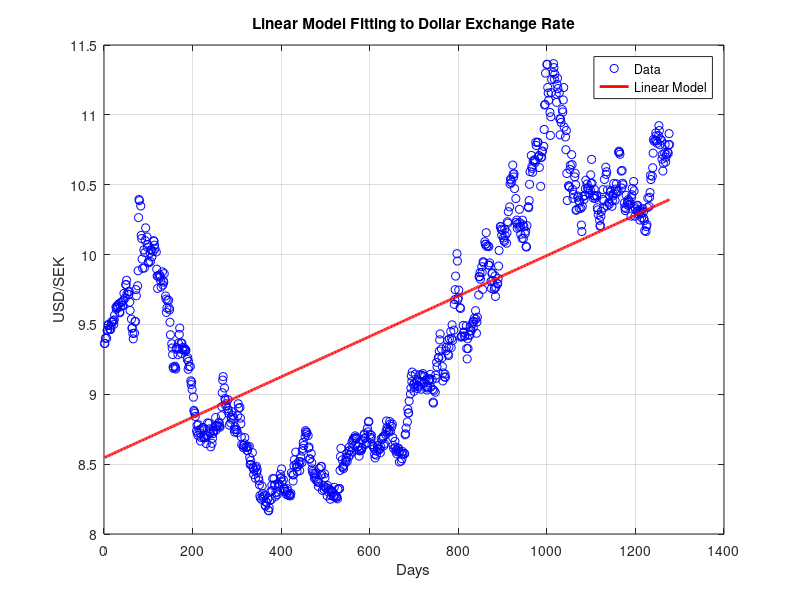
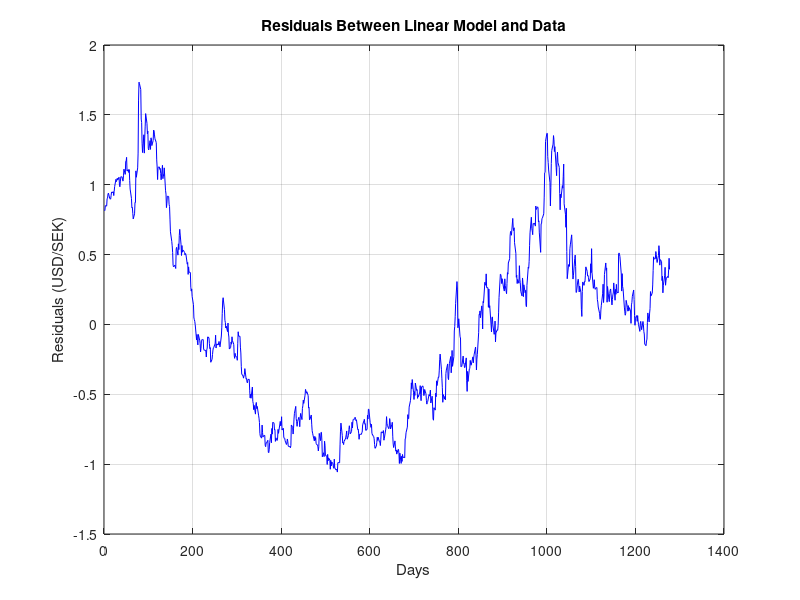
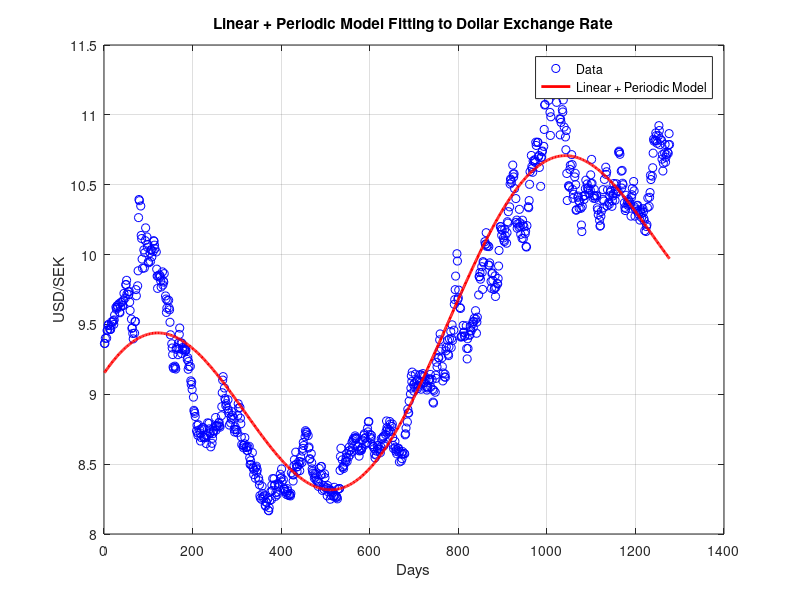
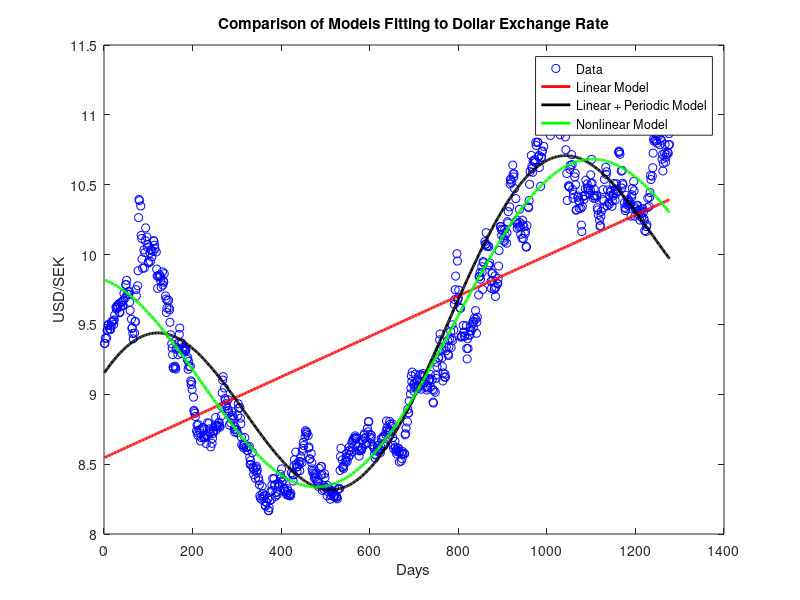

Write the MATLAB code that produced these figures, in order.
%%% The code models the trend in USDSEK Forex chart over the past 1000+
%%% days. Ititialy with a linear fit to later use a model and finaly solve
%%% it a third way using gauss-Newtons method. From visual annalysis the
%%% period appers to  be 919 days, but use 920 in the guess, whih later
%%% is shown to be 1143 from G-N method


% Close all figures, clear all variables from workspace, and clear command window
close all;
clear variables;
clc;

%% Load Data
% Load the data from 'dollarkurs.mat', which should contain variables 'day' and 'USDSEK'
load('dollarkurs.mat');  % Ensure 'day' and 'USDSEK' variables are in the file

% Get the number of data points
N = length(day);  % Number of data points

%% Task a: Linear Model Fitting
% Task a: Fit a linear model to the data: USDSEK = c0 + c1 * day
% Construct the design matrix A for linear regression with intercept (c0) and slope (c1)
A = [ones(N, 1), day];

% Solve the normal equations to find the least squares solution for coefficients c0 and c1
coeffs = A \ USDSEK;
c0 = coeffs(1);  % Intercept
c1 = coeffs(2);  % Slope

% Compute the fitted values using the linear model
g_linear = A * coeffs;

% Compute the mean squared error (MSE) of the linear model
E_linear = mean((USDSEK - g_linear).^2);

% Display the results
fprintf('TASK A - Linear Model Coefficients:\n');
fprintf('c0 = %.6f, c1 = %.6f\n', c0, c1);
fprintf('Mean Squared Error: E = %.6f\n\n', E_linear);

% Plot the original data and the fitted linear model
figure;
plot(day, USDSEK, 'bo', 'DisplayName', 'Data');  % Original data points
hold on;
plot(day, g_linear, 'r-', 'LineWidth', 2, 'DisplayName', 'Linear Model');  % Linear fit
xlabel('Days');
ylabel('USD/SEK');
title('Linear Model Fitting to Dollar Exchange Rate');
legend('Location', 'best');
grid on;
hold off;

%% Task b: Linear + Periodic Model Fitting
% Task b: Fit a model that includes both linear and periodic components
% The model is: USDSEK = d0 + d1 * day + d2 * sin(2*pi*day/L) + d3 * cos(2*pi*day/L)
% where L is the period of the periodic component
% We will use a fixed period L for this task

% Compute the residuals from the linear model
residuals_linear = USDSEK - g_linear;

% Plot the residuals to observe any periodic behavior
figure;
plot(day, residuals_linear, 'b-');
xlabel('Days');
ylabel('Residuals (USD/SEK)');
title('Residuals Between Linear Model and Data');
grid on;

% Initial guess for the period L of the periodic component (e.g., from observing the residual plot)
L = 920;  % Initial guess for the period (in days)

% Construct the design matrix A_periodic including the periodic components
A_periodic = [ones(N, 1), day, sin(2 * pi * day / L), cos(2 * pi * day / L)];

% Solve the normal equations to find the least squares solution for coefficients d0, d1, d2, d3
coeffs_periodic = A_periodic \ USDSEK;
d0 = coeffs_periodic(1);  % Intercept
d1 = coeffs_periodic(2);  % Linear term coefficient
d2 = coeffs_periodic(3);  % Coefficient for sine term
d3 = coeffs_periodic(4);  % Coefficient for cosine term

% Compute the fitted values using the linear + periodic model
g_periodic = A_periodic * coeffs_periodic;

% Compute the mean squared error (MSE) of the linear + periodic model
E_periodic = mean((USDSEK - g_periodic).^2);

% Display the results
fprintf('TAKS B - Linear + Periodic Model Coefficients:\n');
fprintf('d0 = %.6f, d1 = %.6f, d2 = %.6f, d3 = %.6f\n', d0, d1, d2, d3);
fprintf('Mean Squared Error: E = %.6f\n\n', E_periodic);

% Plot the original data and the fitted linear + periodic model
figure;
plot(day, USDSEK, 'bo', 'DisplayName', 'Data');  % Original data points
hold on;
plot(day, g_periodic, 'r-', 'LineWidth', 2, 'DisplayName', 'Linear + Periodic Model');  % Fitted model
xlabel('Days');
ylabel('USD/SEK');
title('Linear + Periodic Model Fitting to Dollar Exchange Rate');
legend('Location', 'best');
grid on;
hold off;

%% Task c: Nonlinear Model Fitting using Gauss-Newton Method
% Task c: Improve the model by fitting the period L as a parameter using the Gauss-Newton method
% The model is now nonlinear in L: USDSEK = d0 + d1*day + d2*sin(2*pi*day/L) + d3*cos(2*pi*day/L)
% We will use the Gauss-Newton method to find the optimal parameters including L

fprintf('TASK C \n')

% Initialize parameters for nonlinear optimization
params = [d0, d1, d2, d3, L];  % Initial guesses for d0, d1, d2, d3, L
tol = 1e-10;  % Tolerance for convergence
max_iter = 100;  % Maximum number of iterations

% Begin Gauss-Newton iteration for nonlinear least squares fitting
for iter = 1:max_iter
    % Extract current parameter estimates
    d0 = params(1);
    d1 = params(2);
    d2 = params(3);
    d3 = params(4);
    L = params(5);
    
    % Compute the angle for the sine and cosine terms
    angle = 2 * pi * day / L;
    sin_angle = sin(angle);
    cos_angle = cos(angle);
    
    % Compute the model predictions using current parameters
    g_nonlinear = d0 + d1 * day + d2 * sin_angle + d3 * cos_angle;
    
    % Compute the residuals between observed data and model predictions
    residuals = USDSEK - g_nonlinear;
    
    % Compute the Jacobian matrix J with partial derivatives with respect to each parameter
    % The Jacobian matrix has dimensions N x 5, where N is the number of data points
    % Partial derivatives:
    %   - with respect to d0: 1
    %   - with respect to d1: day
    %   - with respect to d2: sin_angle
    %   - with respect to d3: cos_angle
    %   - with respect to L:
    %     ∂g/∂L = - (2πday / L^2) * (d2 * cos_angle - d3 * sin_angle)
    J = [ones(N, 1), ...                                % Partial derivative w.r.t d0
         day, ...                                       % Partial derivative w.r.t d1
         sin_angle, ...                                 % Partial derivative w.r.t d2
         cos_angle, ...                                 % Partial derivative w.r.t d3
         (-2 * pi * day .* (d2 * cos_angle - d3 * sin_angle)) / (L^2)];  % Partial derivative w.r.t L
         
    % Compute the Gauss-Newton update step delta
    delta = (J' * J) \ (J' * residuals);
    
    % Update the parameters
    params = params + delta';
    
    % Check for convergence
    if norm(delta) < tol
        fprintf('Gauss-Newton converged in %d iterations.\n\n', iter);
        break;
    end
end

% Check if the algorithm did not converge within the maximum iterations
if iter == max_iter
    warning('Gauss-Newton did not converge within the maximum number of iterations.');
end

% Extract the optimized parameters after convergence
d0 = params(1);
d1 = params(2);
d2 = params(3);
d3 = params(4);
L = params(5);

% Display the final optimized parameters
fprintf('TASK C - Nonlinear Model Coefficients:\n');
fprintf('d0 = %.6f\n', d0);
fprintf('d1 = %.6f\n', d1);
fprintf('d2 = %.6f\n', d2);
fprintf('d3 = %.6f\n', d3);
fprintf('L = %.6f\n', L);

% Compute the final fitted values using the optimized parameters
angle_final = 2 * pi * day / L; %Inside bracket in the formula g_final
g_final = d0 + d1 * day + d2 * sin(angle_final) + d3 * cos(angle_final);

% Compute the mean squared error (MSE) of the final model
E_final = mean((USDSEK - g_final).^2);
fprintf('Mean Squared Error: E = %.6f\n', E_final);

% Plot all models together for comparison
figure;
plot(day, USDSEK, 'bo', 'DisplayName', 'Data');  % Original data points
hold on;
plot(day, g_linear, 'r-', 'LineWidth', 2, 'DisplayName', 'Linear Model');  % Linear model
plot(day, g_periodic, 'k-', 'LineWidth', 2, 'DisplayName', 'Linear + Periodic Model');  % Linear + periodic model
plot(day, g_final, 'g-', 'LineWidth', 2, 'DisplayName', 'Nonlinear Model');  % Nonlinear model with optimized L
xlabel('Days');
ylabel('USD/SEK');
title('Comparison of Models Fitting to Dollar Exchange Rate');
legend('Location', 'best');
%grid on;
hold off;

